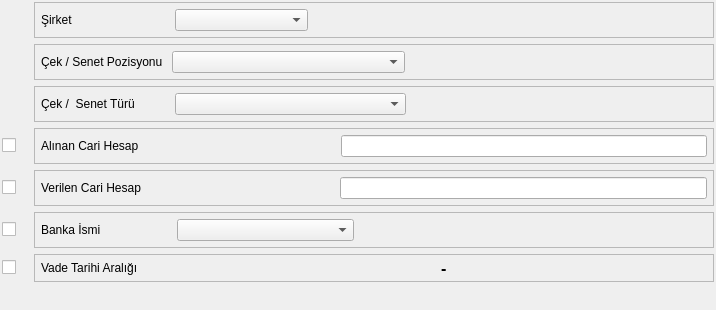
<?xml version="1.0" encoding="UTF-8"?>
<ui version="4.0">
 <class>CEK_LISTESI_BATCH</class>
 <widget class="QDialog" name="CEK_LISTESI_BATCH">
  <property name="geometry">
   <rect>
    <x>0</x>
    <y>0</y>
    <width>716</width>
    <height>307</height>
   </rect>
  </property>
  <property name="sizePolicy">
   <sizepolicy hsizetype="Expanding" vsizetype="Expanding">
    <horstretch>0</horstretch>
    <verstretch>0</verstretch>
   </sizepolicy>
  </property>
  <property name="windowTitle">
   <string>Çek / Senet Listesi</string>
  </property>
  <layout class="QGridLayout" name="gridLayout_5" rowstretch="0,1,1,0,0,0,0,1" columnstretch="5,5,3">
   <property name="margin">
    <number>2</number>
   </property>
   <item row="0" column="1" colspan="2">
    <widget class="QFrame" name="frame">
     <property name="sizePolicy">
      <sizepolicy hsizetype="Expanding" vsizetype="Fixed">
       <horstretch>0</horstretch>
       <verstretch>0</verstretch>
      </sizepolicy>
     </property>
     <property name="frameShape">
      <enum>QFrame::StyledPanel</enum>
     </property>
     <property name="frameShadow">
      <enum>QFrame::Raised</enum>
     </property>
     <layout class="QGridLayout" name="gridLayout_6" columnstretch="1,5,5,10">
      <property name="sizeConstraint">
       <enum>QLayout::SetNoConstraint</enum>
      </property>
      <property name="margin">
       <number>6</number>
      </property>
      <item row="0" column="0">
       <widget class="QLabel" name="label_entegre_filtresi">
        <property name="sizePolicy">
         <sizepolicy hsizetype="Fixed" vsizetype="Fixed">
          <horstretch>0</horstretch>
          <verstretch>0</verstretch>
         </sizepolicy>
        </property>
        <property name="text">
         <string>Şirket                             </string>
        </property>
       </widget>
      </item>
      <item row="0" column="1">
       <widget class="QComboBox" name="comboBox_sirket_filtresi">
        <property name="sizePolicy">
         <sizepolicy hsizetype="Minimum" vsizetype="Fixed">
          <horstretch>0</horstretch>
          <verstretch>0</verstretch>
         </sizepolicy>
        </property>
       </widget>
      </item>
      <item row="0" column="3">
       <spacer name="horizontalSpacer">
        <property name="orientation">
         <enum>Qt::Horizontal</enum>
        </property>
        <property name="sizeHint" stdset="0">
         <size>
          <width>40</width>
          <height>20</height>
         </size>
        </property>
       </spacer>
      </item>
      <item row="0" column="2">
       <spacer name="horizontalSpacer_7">
        <property name="orientation">
         <enum>Qt::Horizontal</enum>
        </property>
        <property name="sizeHint" stdset="0">
         <size>
          <width>40</width>
          <height>20</height>
         </size>
        </property>
       </spacer>
      </item>
     </layout>
    </widget>
   </item>
   <item row="1" column="1" colspan="2">
    <widget class="QFrame" name="frame_2">
     <property name="sizePolicy">
      <sizepolicy hsizetype="Expanding" vsizetype="Fixed">
       <horstretch>0</horstretch>
       <verstretch>0</verstretch>
      </sizepolicy>
     </property>
     <property name="frameShape">
      <enum>QFrame::StyledPanel</enum>
     </property>
     <property name="frameShadow">
      <enum>QFrame::Raised</enum>
     </property>
     <layout class="QGridLayout" name="gridLayout_8" columnstretch="1,10,10,3">
      <property name="margin">
       <number>6</number>
      </property>
      <item row="0" column="0">
       <widget class="QLabel" name="label_2">
        <property name="sizePolicy">
         <sizepolicy hsizetype="Fixed" vsizetype="Fixed">
          <horstretch>0</horstretch>
          <verstretch>0</verstretch>
         </sizepolicy>
        </property>
        <property name="minimumSize">
         <size>
          <width>0</width>
          <height>0</height>
         </size>
        </property>
        <property name="text">
         <string>Çek / Senet Pozisyonu </string>
        </property>
       </widget>
      </item>
      <item row="0" column="1">
       <widget class="QComboBox" name="comboBox_cek_pozisyonu">
        <property name="sizePolicy">
         <sizepolicy hsizetype="Minimum" vsizetype="Fixed">
          <horstretch>0</horstretch>
          <verstretch>0</verstretch>
         </sizepolicy>
        </property>
       </widget>
      </item>
      <item row="0" column="3">
       <spacer name="horizontalSpacer_3">
        <property name="orientation">
         <enum>Qt::Horizontal</enum>
        </property>
        <property name="sizeHint" stdset="0">
         <size>
          <width>40</width>
          <height>20</height>
         </size>
        </property>
       </spacer>
      </item>
      <item row="0" column="2">
       <spacer name="horizontalSpacer_6">
        <property name="orientation">
         <enum>Qt::Horizontal</enum>
        </property>
        <property name="sizeHint" stdset="0">
         <size>
          <width>40</width>
          <height>20</height>
         </size>
        </property>
       </spacer>
      </item>
     </layout>
    </widget>
   </item>
   <item row="2" column="1" colspan="2">
    <widget class="QFrame" name="frame_3">
     <property name="sizePolicy">
      <sizepolicy hsizetype="Expanding" vsizetype="Fixed">
       <horstretch>0</horstretch>
       <verstretch>0</verstretch>
      </sizepolicy>
     </property>
     <property name="frameShape">
      <enum>QFrame::StyledPanel</enum>
     </property>
     <property name="frameShadow">
      <enum>QFrame::Raised</enum>
     </property>
     <layout class="QGridLayout" name="gridLayout_9" columnstretch="1,10,13">
      <property name="margin">
       <number>6</number>
      </property>
      <item row="0" column="0">
       <widget class="QLabel" name="label_7">
        <property name="sizePolicy">
         <sizepolicy hsizetype="Fixed" vsizetype="Fixed">
          <horstretch>0</horstretch>
          <verstretch>0</verstretch>
         </sizepolicy>
        </property>
        <property name="minimumSize">
         <size>
          <width>0</width>
          <height>0</height>
         </size>
        </property>
        <property name="text">
         <string>Çek /  Senet Türü          </string>
        </property>
       </widget>
      </item>
      <item row="0" column="1">
       <widget class="QComboBox" name="combobox_cek_senet_turu">
        <property name="sizePolicy">
         <sizepolicy hsizetype="Minimum" vsizetype="Fixed">
          <horstretch>0</horstretch>
          <verstretch>0</verstretch>
         </sizepolicy>
        </property>
       </widget>
      </item>
      <item row="0" column="2">
       <spacer name="horizontalSpacer_4">
        <property name="orientation">
         <enum>Qt::Horizontal</enum>
        </property>
        <property name="sizeHint" stdset="0">
         <size>
          <width>40</width>
          <height>20</height>
         </size>
        </property>
       </spacer>
      </item>
     </layout>
    </widget>
   </item>
   <item row="3" column="0">
    <widget class="QCheckBox" name="checkbox_alinan_cari_hesap">
     <property name="sizePolicy">
      <sizepolicy hsizetype="Fixed" vsizetype="Fixed">
       <horstretch>0</horstretch>
       <verstretch>0</verstretch>
      </sizepolicy>
     </property>
     <property name="minimumSize">
      <size>
       <width>26</width>
       <height>0</height>
      </size>
     </property>
     <property name="text">
      <string/>
     </property>
    </widget>
   </item>
   <item row="3" column="1" colspan="2">
    <widget class="QFrame" name="frame_alinan_cari_hesap">
     <property name="sizePolicy">
      <sizepolicy hsizetype="Expanding" vsizetype="Fixed">
       <horstretch>0</horstretch>
       <verstretch>0</verstretch>
      </sizepolicy>
     </property>
     <property name="frameShape">
      <enum>QFrame::StyledPanel</enum>
     </property>
     <property name="frameShadow">
      <enum>QFrame::Raised</enum>
     </property>
     <layout class="QGridLayout" name="gridLayout_3" columnstretch="1,3,7">
      <property name="margin">
       <number>6</number>
      </property>
      <item row="0" column="0">
       <widget class="QLabel" name="label_5">
        <property name="sizePolicy">
         <sizepolicy hsizetype="Fixed" vsizetype="Fixed">
          <horstretch>0</horstretch>
          <verstretch>0</verstretch>
         </sizepolicy>
        </property>
        <property name="minimumSize">
         <size>
          <width>0</width>
          <height>0</height>
         </size>
        </property>
        <property name="text">
         <string>Alınan Cari Hesap          </string>
        </property>
       </widget>
      </item>
      <item row="0" column="1">
       <widget class="QSearchEdit" name="searchedit_alinan_cari_hesap">
        <property name="sizePolicy">
         <sizepolicy hsizetype="Expanding" vsizetype="Fixed">
          <horstretch>0</horstretch>
          <verstretch>0</verstretch>
         </sizepolicy>
        </property>
        <property name="whatsThis">
         <string>Arama widget. </string>
        </property>
        <property name="QSearchEdit" stdset="0">
         <rect>
          <x>0</x>
          <y>0</y>
          <width>100</width>
          <height>100</height>
         </rect>
        </property>
       </widget>
      </item>
      <item row="0" column="2">
       <widget class="QLineEdit" name="lineedit_alinan_cari_hesap_ismi">
        <property name="focusPolicy">
         <enum>Qt::NoFocus</enum>
        </property>
        <property name="readOnly">
         <bool>true</bool>
        </property>
       </widget>
      </item>
     </layout>
    </widget>
   </item>
   <item row="4" column="0">
    <widget class="QCheckBox" name="checkbox_verilen_cari_hesap">
     <property name="sizePolicy">
      <sizepolicy hsizetype="Fixed" vsizetype="Fixed">
       <horstretch>0</horstretch>
       <verstretch>0</verstretch>
      </sizepolicy>
     </property>
     <property name="minimumSize">
      <size>
       <width>26</width>
       <height>0</height>
      </size>
     </property>
     <property name="text">
      <string/>
     </property>
    </widget>
   </item>
   <item row="4" column="1" colspan="2">
    <widget class="QFrame" name="frame_verilen_cari_hesap">
     <property name="sizePolicy">
      <sizepolicy hsizetype="Expanding" vsizetype="Fixed">
       <horstretch>0</horstretch>
       <verstretch>0</verstretch>
      </sizepolicy>
     </property>
     <property name="frameShape">
      <enum>QFrame::StyledPanel</enum>
     </property>
     <property name="frameShadow">
      <enum>QFrame::Raised</enum>
     </property>
     <layout class="QGridLayout" name="gridLayout_2" columnstretch="1,3,7">
      <property name="margin">
       <number>6</number>
      </property>
      <item row="0" column="0">
       <widget class="QLabel" name="label_6">
        <property name="sizePolicy">
         <sizepolicy hsizetype="Fixed" vsizetype="Fixed">
          <horstretch>0</horstretch>
          <verstretch>0</verstretch>
         </sizepolicy>
        </property>
        <property name="minimumSize">
         <size>
          <width>0</width>
          <height>0</height>
         </size>
        </property>
        <property name="text">
         <string>Verilen Cari Hesap         </string>
        </property>
       </widget>
      </item>
      <item row="0" column="1">
       <widget class="QSearchEdit" name="searchedit_verilen_cari_hesap">
        <property name="sizePolicy">
         <sizepolicy hsizetype="Expanding" vsizetype="Fixed">
          <horstretch>0</horstretch>
          <verstretch>0</verstretch>
         </sizepolicy>
        </property>
        <property name="whatsThis">
         <string>Arama widget. </string>
        </property>
        <property name="QSearchEdit" stdset="0">
         <rect>
          <x>0</x>
          <y>0</y>
          <width>100</width>
          <height>100</height>
         </rect>
        </property>
       </widget>
      </item>
      <item row="0" column="2">
       <widget class="QLineEdit" name="lineedit_verilen_cari_hesap_ismi">
        <property name="focusPolicy">
         <enum>Qt::NoFocus</enum>
        </property>
        <property name="readOnly">
         <bool>true</bool>
        </property>
       </widget>
      </item>
     </layout>
    </widget>
   </item>
   <item row="5" column="0">
    <widget class="QCheckBox" name="checkbox_banka">
     <property name="sizePolicy">
      <sizepolicy hsizetype="Fixed" vsizetype="Fixed">
       <horstretch>0</horstretch>
       <verstretch>0</verstretch>
      </sizepolicy>
     </property>
     <property name="minimumSize">
      <size>
       <width>26</width>
       <height>0</height>
      </size>
     </property>
     <property name="text">
      <string/>
     </property>
    </widget>
   </item>
   <item row="5" column="1" colspan="2">
    <widget class="QFrame" name="frame_banka_ismi">
     <property name="sizePolicy">
      <sizepolicy hsizetype="Expanding" vsizetype="Fixed">
       <horstretch>0</horstretch>
       <verstretch>0</verstretch>
      </sizepolicy>
     </property>
     <property name="frameShape">
      <enum>QFrame::StyledPanel</enum>
     </property>
     <property name="frameShadow">
      <enum>QFrame::Raised</enum>
     </property>
     <layout class="QGridLayout" name="gridLayout_4" columnstretch="1,10,20">
      <property name="sizeConstraint">
       <enum>QLayout::SetNoConstraint</enum>
      </property>
      <property name="margin">
       <number>6</number>
      </property>
      <item row="0" column="0">
       <widget class="QLabel" name="label_8">
        <property name="sizePolicy">
         <sizepolicy hsizetype="Fixed" vsizetype="Fixed">
          <horstretch>0</horstretch>
          <verstretch>0</verstretch>
         </sizepolicy>
        </property>
        <property name="minimumSize">
         <size>
          <width>0</width>
          <height>0</height>
         </size>
        </property>
        <property name="text">
         <string>Banka İsmi                     </string>
        </property>
       </widget>
      </item>
      <item row="0" column="1">
       <widget class="QComboBox" name="combobox_banka_ismi">
        <property name="sizePolicy">
         <sizepolicy hsizetype="Minimum" vsizetype="Fixed">
          <horstretch>0</horstretch>
          <verstretch>0</verstretch>
         </sizepolicy>
        </property>
       </widget>
      </item>
      <item row="0" column="2">
       <spacer name="horizontalSpacer_5">
        <property name="orientation">
         <enum>Qt::Horizontal</enum>
        </property>
        <property name="sizeHint" stdset="0">
         <size>
          <width>40</width>
          <height>20</height>
         </size>
        </property>
       </spacer>
      </item>
     </layout>
    </widget>
   </item>
   <item row="6" column="0">
    <widget class="QCheckBox" name="checkbox_tarih_araligi">
     <property name="sizePolicy">
      <sizepolicy hsizetype="Fixed" vsizetype="Fixed">
       <horstretch>0</horstretch>
       <verstretch>0</verstretch>
      </sizepolicy>
     </property>
     <property name="minimumSize">
      <size>
       <width>26</width>
       <height>0</height>
      </size>
     </property>
     <property name="text">
      <string/>
     </property>
    </widget>
   </item>
   <item row="6" column="1" colspan="2">
    <widget class="QFrame" name="frame_tarih_araligi">
     <property name="sizePolicy">
      <sizepolicy hsizetype="Expanding" vsizetype="Fixed">
       <horstretch>0</horstretch>
       <verstretch>0</verstretch>
      </sizepolicy>
     </property>
     <property name="frameShape">
      <enum>QFrame::StyledPanel</enum>
     </property>
     <property name="frameShadow">
      <enum>QFrame::Raised</enum>
     </property>
     <layout class="QGridLayout" name="gridLayout" columnstretch="1,0,0,0">
      <property name="sizeConstraint">
       <enum>QLayout::SetNoConstraint</enum>
      </property>
      <property name="margin">
       <number>6</number>
      </property>
      <item row="0" column="0">
       <widget class="QLabel" name="label_3">
        <property name="sizePolicy">
         <sizepolicy hsizetype="Fixed" vsizetype="Fixed">
          <horstretch>0</horstretch>
          <verstretch>0</verstretch>
         </sizepolicy>
        </property>
        <property name="minimumSize">
         <size>
          <width>0</width>
          <height>0</height>
         </size>
        </property>
        <property name="text">
         <string>Vade Tarihi Aralığı           </string>
        </property>
       </widget>
      </item>
      <item row="0" column="1">
       <widget class="QAdakDate" name="adakDate_vade_bas_tarihi">
        <property name="minimumSize">
         <size>
          <width>242</width>
          <height>0</height>
         </size>
        </property>
        <property name="whatsThis">
         <string>Tarih WidgetÄ± </string>
        </property>
        <property name="QAdakDate" stdset="0">
         <rect>
          <x>0</x>
          <y>0</y>
          <width>100</width>
          <height>100</height>
         </rect>
        </property>
       </widget>
      </item>
      <item row="0" column="2">
       <widget class="QLabel" name="label_4">
        <property name="sizePolicy">
         <sizepolicy hsizetype="Fixed" vsizetype="Ignored">
          <horstretch>0</horstretch>
          <verstretch>0</verstretch>
         </sizepolicy>
        </property>
        <property name="font">
         <font>
          <pointsize>12</pointsize>
          <weight>75</weight>
          <bold>true</bold>
         </font>
        </property>
        <property name="text">
         <string>-</string>
        </property>
       </widget>
      </item>
      <item row="0" column="3">
       <widget class="QAdakDate" name="adakDate_vade_bitis_tarih">
        <property name="minimumSize">
         <size>
          <width>242</width>
          <height>0</height>
         </size>
        </property>
        <property name="whatsThis">
         <string>Tarih WidgetÄ± </string>
        </property>
        <property name="QAdakDate" stdset="0">
         <rect>
          <x>0</x>
          <y>0</y>
          <width>100</width>
          <height>100</height>
         </rect>
        </property>
       </widget>
      </item>
     </layout>
    </widget>
   </item>
   <item row="7" column="0" colspan="2">
    <spacer name="horizontalSpacer_2">
     <property name="orientation">
      <enum>Qt::Horizontal</enum>
     </property>
     <property name="sizeHint" stdset="0">
      <size>
       <width>505</width>
       <height>20</height>
      </size>
     </property>
    </spacer>
   </item>
   <item row="7" column="2">
    <widget class="QWidget" name="widget_batch_buttons" native="true">
     <property name="sizePolicy">
      <sizepolicy hsizetype="Fixed" vsizetype="Fixed">
       <horstretch>0</horstretch>
       <verstretch>0</verstretch>
      </sizepolicy>
     </property>
     <property name="minimumSize">
      <size>
       <width>0</width>
       <height>0</height>
      </size>
     </property>
    </widget>
   </item>
  </layout>
 </widget>
 <customwidgets>
  <customwidget>
   <class>QAdakDate</class>
   <extends>QWidget</extends>
   <header>QAdakDate.h</header>
  </customwidget>
  <customwidget>
   <class>QSearchEdit</class>
   <extends>QWidget</extends>
   <header>QSearchEdit.h</header>
  </customwidget>
 </customwidgets>
 <tabstops>
  <tabstop>comboBox_sirket_filtresi</tabstop>
  <tabstop>comboBox_cek_pozisyonu</tabstop>
  <tabstop>combobox_cek_senet_turu</tabstop>
  <tabstop>checkbox_alinan_cari_hesap</tabstop>
  <tabstop>searchedit_alinan_cari_hesap</tabstop>
  <tabstop>checkbox_verilen_cari_hesap</tabstop>
  <tabstop>searchedit_verilen_cari_hesap</tabstop>
  <tabstop>checkbox_banka</tabstop>
  <tabstop>combobox_banka_ismi</tabstop>
  <tabstop>checkbox_tarih_araligi</tabstop>
  <tabstop>adakDate_vade_bas_tarihi</tabstop>
  <tabstop>adakDate_vade_bitis_tarih</tabstop>
 </tabstops>
 <resources/>
 <connections/>
</ui>
